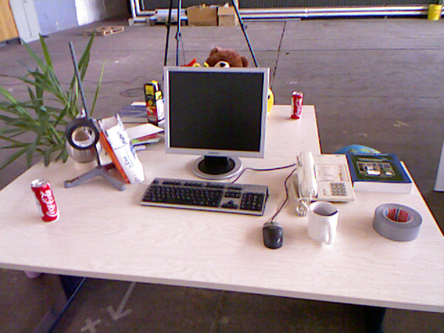
#> input picture 1.png, 444 x 333 px, shrunk from 640 x 480 before the run
$ jupyter execute --allow-errors odometry.ipynb
#> lines starting #> are read from the running program, lines starting #| are printed output that depends on the picture; long printed decimals are rounded
# Feature Matching Using FLANN Based Matcher
(TUM Dataset)

[cell 1]
import cv2
import numpy as np
import matplotlib.pyplot as plt

def extract_and_match_features(image_path1, image_path2):
    """
    Extract features using ORB and match them using FLANN. Display matched keypoints.

    Parameters:
        image_path1: Path to the first image.
        image_path2: Path to the second image.

    Returns:
        None
    """
#> called with image_path1 = '1.png', image_path2 = '2.png'
    # Load images
    img1 = cv2.imread(image_path1, cv2.IMREAD_COLOR)
#> img1 is the input picture: shape (333, 444, 3); mean B, G, R 133.9, 129.9, 146.3
    img2 = cv2.imread(image_path2, cv2.IMREAD_COLOR)
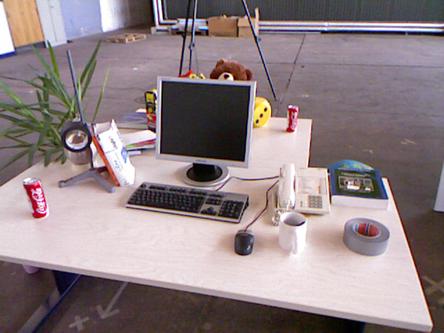
#> input picture 2.png, 444 x 333 px, shrunk from 640 x 480 before the run
#> img2 is the input picture: shape (333, 444, 3); mean B, G, R 133.1, 129.9, 144.4

    if img1 is None or img2 is None:
        print("Error loading images.")
        return

    # Convert images to grayscale
    gray1 = cv2.cvtColor(img1, cv2.COLOR_BGR2GRAY)
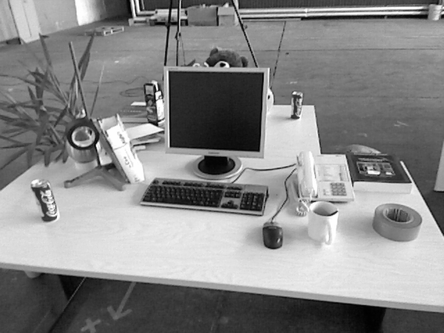
#> gray1: shape (333, 444); min 0, max 255, mean 135.2
    gray2 = cv2.cvtColor(img2, cv2.COLOR_BGR2GRAY)
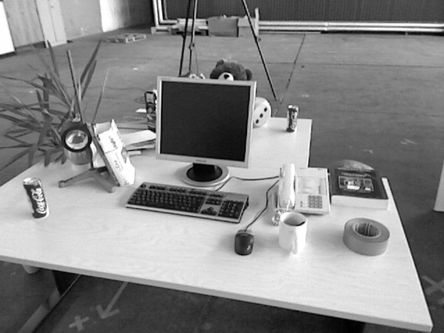
#> gray2: shape (333, 444); min 1, max 255, mean 134.6

    # Initialize ORB detector
    orb = cv2.ORB_create()

    # Detect and compute features
    keypoints1, descriptors1 = orb.detectAndCompute(gray1, None)
#> keypoints1 = 500 keypoints; strongest (x, y, size): (227, 63, 31), (223, 65, 31), (156, 88, 31), (159, 93, 31)
    keypoints2, descriptors2 = orb.detectAndCompute(gray2, None)
#> keypoints2 = 500 keypoints; strongest (x, y, size): (227, 76, 31), (230, 77, 37.2), (230, 74, 37.2), (231, 74, 31)

    # Use FLANN-based matcher
    index_params = dict(algorithm=6, table_number=6, key_size=12, multi_probe_level=1)
    search_params = dict(checks=50)
    flann = cv2.FlannBasedMatcher(index_params, search_params)

    # Match descriptors
    matches = flann.knnMatch(descriptors1, descriptors2, k=2)
#> matches = 500 matches

    # Apply Lowe's ratio test
    good_matches = []
    for m, n in matches:
        if m.distance < 0.7 * n.distance:
            good_matches.append(m)
#> after the loop, good_matches = 105 matches

    # Draw matches
    match_img = cv2.drawMatches(
        img1, keypoints1, img2, keypoints2, good_matches, None, flags=cv2.DrawMatchesFlags_NOT_DRAW_SINGLE_POINTS
    )
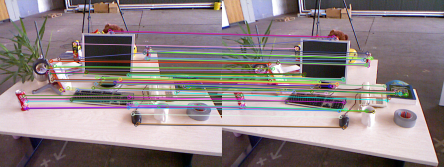
#> match_img: shape (333, 888, 3) (shown at 1/2 size); mean B, G, R 132.6, 130, 143.1

    # Convert the match image to RGB for matplotlib
    match_img = cv2.cvtColor(match_img, cv2.COLOR_BGR2RGB)

    # Display the image using matplotlib
    plt.figure(figsize=(10, 5))
    plt.imshow(match_img)
    plt.title(f"Feature Matches: {len(good_matches)}")
    plt.axis('off')
    plt.show()

# Example usage
extract_and_match_features("1.png", "2.png")

# Pose Estimation on two Static Images
(TUM Dataset)

[cell 2]
import cv2
import numpy as np
import matplotlib.pyplot as plt

def extract_and_match_features(image_path1, image_path2):
    """
    Extract features using ORB and match them using FLANN. Display matched keypoints.

    Parameters:
        image_path1: Path to the first image.
        image_path2: Path to the second image.

    Returns:
        keypoints1, keypoints2, good_matches: Keypoints and matches for pose estimation.
    """
    # Load images
    img1 = cv2.imread(image_path1, cv2.IMREAD_COLOR)
    img2 = cv2.imread(image_path2, cv2.IMREAD_COLOR)

    if img1 is None or img2 is None:
        print("Error loading images.")
        return None, None, None

    # Convert images to grayscale
    gray1 = cv2.cvtColor(img1, cv2.COLOR_BGR2GRAY)
    gray2 = cv2.cvtColor(img2, cv2.COLOR_BGR2GRAY)

    # Initialize ORB detector
    orb = cv2.ORB_create()

    # Detect and compute features
    keypoints1, descriptors1 = orb.detectAndCompute(gray1, None)
    keypoints2, descriptors2 = orb.detectAndCompute(gray2, None)

    # Use FLANN-based matcher
    index_params = dict(algorithm=6, table_number=6, key_size=12, multi_probe_level=1)
    search_params = dict(checks=50)
    flann = cv2.FlannBasedMatcher(index_params, search_params)

    # Match descriptors
    matches = flann.knnMatch(descriptors1, descriptors2, k=2)

    # Apply Lowe's ratio test
    good_matches = []
    for m, n in matches:
        if m.distance < 0.7 * n.distance:
            good_matches.append(m)

    # Draw matches
    match_img = cv2.drawMatches(
        img1, keypoints1, img2, keypoints2, good_matches, None, flags=cv2.DrawMatchesFlags_NOT_DRAW_SINGLE_POINTS
    )

    # Convert the match image to RGB for matplotlib
    match_img = cv2.cvtColor(match_img, cv2.COLOR_BGR2RGB)

    # Display the image using matplotlib
    plt.figure(figsize=(10, 5))
    plt.imshow(match_img)
    plt.title(f"Feature Matches: {len(good_matches)}")
    plt.axis('off')
    plt.show()

    return keypoints1, keypoints2, good_matches

def pose_estimation_2d2d(keypoints1, keypoints2, matches, K):
    """
    Estimates the pose between two images using the matched keypoints.

    Parameters:
        keypoints1, keypoints2: Keypoints from the two images.
        matches: Matches between the keypoints.
        K: Intrinsic camera matrix.

    Returns:
        R, t: Rotation and translation matrices.
    """
    # Convert keypoints to Point2f format
    points1 = np.float32([keypoints1[m.queryIdx].pt for m in matches])
    points2 = np.float32([keypoints2[m.trainIdx].pt for m in matches])

    # Compute the Essential matrix
    focal_length = K[0, 0]
    principal_point = (K[0, 2], K[1, 2])
    essential_matrix, _ = cv2.findEssentialMat(points1, points2, focal=focal_length, pp=principal_point)

    # Recover pose from the Essential matrix
    _, R, t, _ = cv2.recoverPose(essential_matrix, points1, points2, K)

    print(f"Essential Matrix:\n{essential_matrix}")
    print(f"Rotation Matrix:\n{R}")
    print(f"Translation Vector:\n{t}")

    return R, t

def main():
    # Paths to input images
    image_path1 = "1.png"
    image_path2 = "2.png"

    # Camera intrinsic matrix (example values, replace with actual calibration data)
    K = np.array([
        [520.9, 0, 325.1],
        [0, 521.0, 249.7],
        [0, 0, 1]
    ])

    # Extract features and match them
    keypoints1, keypoints2, good_matches = extract_and_match_features(image_path1, image_path2)
#> in extract_and_match_features, `matches = flann.knnMatch(descriptors1, descriptors2, k=2)`: matches = 500 matches
#> after the loop in extract_and_match_features, `for m, n in matches:`: good_matches = 103 matches
#> in extract_and_match_features, `match_img = cv2.drawMatches( img1, keypoints1, img2, keypoints2, good_..`:
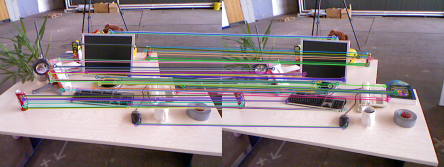
#> match_img: shape (333, 888, 3) (shown at 1/2 size); mean B, G, R 133.5, 129.3, 141.3
#> good_matches = 103 matches

    if keypoints1 is None or keypoints2 is None or good_matches is None:
        print("Feature extraction or matching failed.")
        return

    print(f"Number of good matches: {len(good_matches)}")
#| Number of good matches: 103

    # Estimate pose
    R, t = pose_estimation_2d2d(keypoints1, keypoints2, good_matches, K)
#> in pose_estimation_2d2d, `points1 = np.float32([keypoints1[m.queryIdx].pt for m in matches])`: points1 = 103 pairs, first value 40.8 to 387, second value 61.2 to 248.8
#> in pose_estimation_2d2d, `points2 = np.float32([keypoints2[m.trainIdx].pt for m in matches])`: points2 = 103 pairs, first value 32 to 368, second value 73.2 to 255.1
#> in pose_estimation_2d2d, `essential_matrix, _ = cv2.findEssentialMat(points1, points2, focal=foc..`: essential_matrix = [[-0.0251, -0.113, 0.0888], [0.228, 0.0236, -0.662], [-0.0432, 0.697, 0.0259]]
#> in pose_estimation_2d2d, `_, R, t, _ = cv2.recoverPose(essential_matrix, points1, points2, K)`: R = [[0.982, -0.0847, 0.17], [0.0753, 0.995, 0.0613], [-0.175, -0.0474, 0.983]]; t = [-0.979, -0.137, -0.154]
#| Essential Matrix:
#| [[-0.02514 -0.1128  0.08884]
#|  [ 0.2275  0.02359  -0.662]
#|  [-0.04325  0.6969  0.0259]]
#| Rotation Matrix:
#| [[ 0.9817 -0.08475  0.1703 ]
#|  [ 0.07528  0.9953  0.06133]
#|  [-0.1747 -0.0474  0.9835 ]]
#| Translation Vector:
#| [[-0.9785 ]
#|  [-0.1373]
#|  [-0.1537]]
#> t = [-0.979, -0.137, -0.154]

if __name__ == "__main__":
    main()

# Pose estimation on custom dataset

[cell 3]
import cv2
import numpy as np
import matplotlib.pyplot as plt

def extract_and_match_features(image_path1, image_path2):
    """
    Extract features using ORB and match them using FLANN. Display matched keypoints.

    Parameters:
        image_path1: Path to the first image.
        image_path2: Path to the second image.

    Returns:
        keypoints1, keypoints2, good_matches: Keypoints and matches for pose estimation.
    """
    # Load images
    img1 = cv2.imread(image_path1, cv2.IMREAD_COLOR)
    img2 = cv2.imread(image_path2, cv2.IMREAD_COLOR)

    if img1 is None or img2 is None:
        print("Error loading images.")
        return None, None, None

    # Convert images to grayscale
    gray1 = cv2.cvtColor(img1, cv2.COLOR_BGR2GRAY)
    gray2 = cv2.cvtColor(img2, cv2.COLOR_BGR2GRAY)

    # Initialize ORB detector
    orb = cv2.ORB_create()

    # Detect and compute features
    keypoints1, descriptors1 = orb.detectAndCompute(gray1, None)
    keypoints2, descriptors2 = orb.detectAndCompute(gray2, None)

    # Use FLANN-based matcher
    index_params = dict(algorithm=6, table_number=6, key_size=12, multi_probe_level=1)
    search_params = dict(checks=50)
    flann = cv2.FlannBasedMatcher(index_params, search_params)

    # Match descriptors
    matches = flann.knnMatch(descriptors1, descriptors2, k=2)

    # Apply Lowe's ratio test
    good_matches = []
    for m, n in matches:
        if m.distance < 0.7 * n.distance:
            good_matches.append(m)

    # Draw matches
    match_img = cv2.drawMatches(
        img1, keypoints1, img2, keypoints2, good_matches, None, flags=cv2.DrawMatchesFlags_NOT_DRAW_SINGLE_POINTS
    )

    # Convert the match image to RGB for matplotlib
    match_img = cv2.cvtColor(match_img, cv2.COLOR_BGR2RGB)

    # Display the image using matplotlib
    plt.figure(figsize=(10, 5))
    plt.imshow(match_img)
    plt.title(f"Feature Matches: {len(good_matches)}")
    plt.axis('off')
    plt.show()

    return keypoints1, keypoints2, good_matches

def pose_estimation_2d2d(keypoints1, keypoints2, matches, K):
    """
    Estimates the pose between two images using the matched keypoints.

    Parameters:
        keypoints1, keypoints2: Keypoints from the two images.
        matches: Matches between the keypoints.
        K: Intrinsic camera matrix.

    Returns:
        R, t: Rotation and translation matrices.
    """
    # Convert keypoints to Point2f format
    points1 = np.float32([keypoints1[m.queryIdx].pt for m in matches])
    points2 = np.float32([keypoints2[m.trainIdx].pt for m in matches])

    # Compute the Essential matrix
    focal_length = K[0, 0]
    principal_point = (K[0, 2], K[1, 2])
    essential_matrix, _ = cv2.findEssentialMat(points1, points2, focal=focal_length, pp=principal_point)

    # Recover pose from the Essential matrix
    _, R, t, _ = cv2.recoverPose(essential_matrix, points1, points2, K)

    print(f"Essential Matrix:\n{essential_matrix}")
    print(f"Rotation Matrix:\n{R}")
    print(f"Translation Vector:\n{t}")

    return R, t

def main():
    # Paths to input images
    image_path1 = "img1.jpg"
    image_path2 = "img2.jpg"

    # Camera intrinsic matrix (calibration data)
    K = np.array([
        [1003.107672, 0.000000, 325.584227],
        [0.000000, 1004.807912, 246.675649],
        [0.000000, 0.000000, 1.000000]
    ])

    # Distortion coefficients (not used in current pose estimation but available)
    distortion_coefficients = np.array([0.188663, 0.042106, 0.011154, 0.012947, 0.000000])

    # Extract features and match them
    keypoints1, keypoints2, good_matches = extract_and_match_features(image_path1, image_path2)
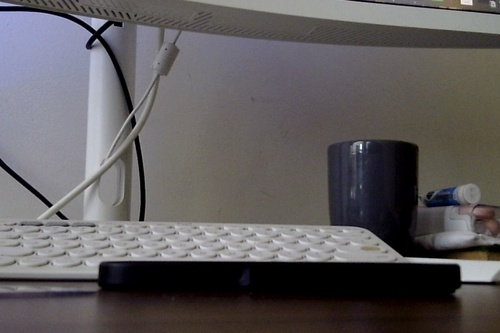
#> input picture img1.jpg, 500 x 333 px, shrunk from 720 x 480 before the run
#> in extract_and_match_features, img1 is the input picture: shape (333, 500, 3); mean B, G, R 93.4, 92.2, 95.6
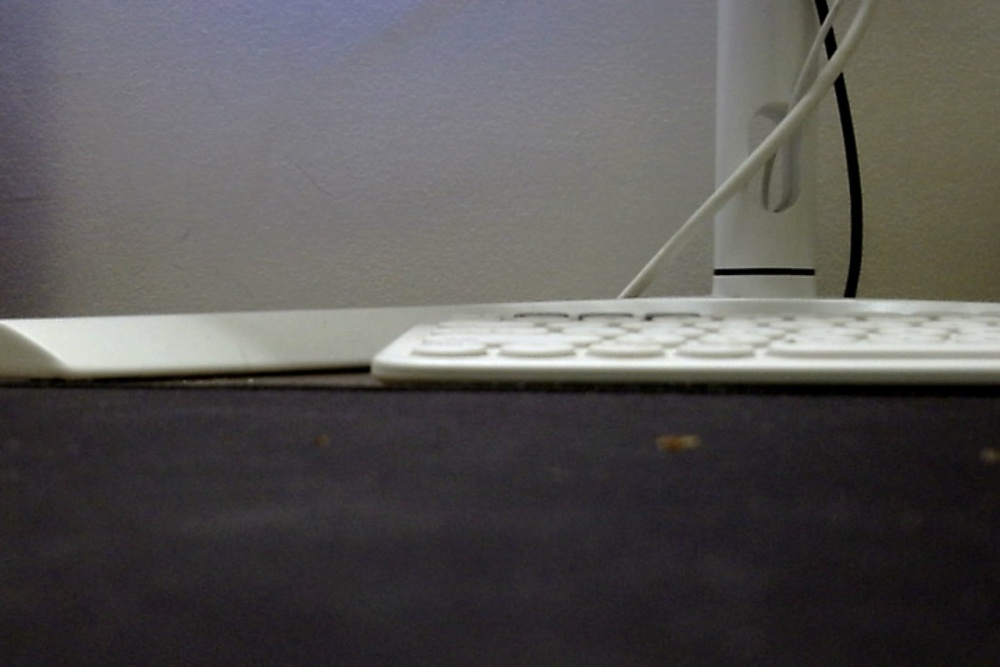
#> input picture img2.jpg, 1000 x 667 px, shrunk from 1440 x 960 before the run
#> in extract_and_match_features, img2 is the input picture: shape (667, 1000, 3); mean B, G, R 84.5, 85.5, 87.2
#> in extract_and_match_features, `gray1 = cv2.cvtColor(img1, cv2.COLOR_BGR2GRAY)`:
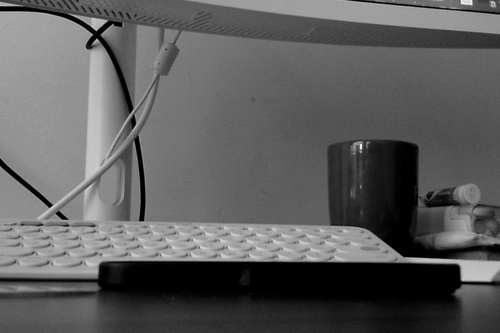
#> gray1: shape (333, 500); min 0, max 243, mean 93.3
#> in extract_and_match_features, `gray2 = cv2.cvtColor(img2, cv2.COLOR_BGR2GRAY)`:
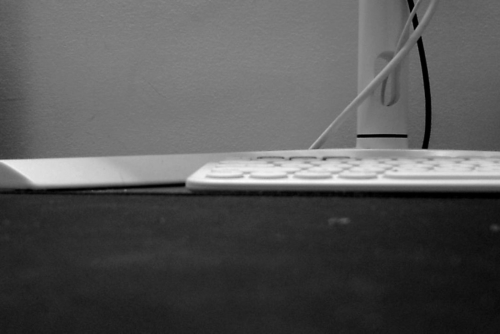
#> gray2: shape (667, 1000) (shown at 1/2 size); min 0, max 254, mean 85.9
#> in extract_and_match_features, `keypoints1, descriptors1 = orb.detectAndCompute(gray1, None)`: keypoints1 = 470 keypoints; strongest (x, y, size): (50, 206, 31), (50, 205, 37.2), (97, 40, 31), (91, 34, 31)
#> in extract_and_match_features, `keypoints2, descriptors2 = orb.detectAndCompute(gray2, None)`: keypoints2 = 395 keypoints; strongest (x, y, size): (851, 294, 77.1), (848, 293, 92.6), (849, 290, 111.1), (846, 294, 77.1)
#> in extract_and_match_features, `matches = flann.knnMatch(descriptors1, descriptors2, k=2)`: matches = 470 matches
#> after the loop in extract_and_match_features, `for m, n in matches:`: good_matches = 3 matches
#> in extract_and_match_features, `match_img = cv2.drawMatches( img1, keypoints1, img2, keypoints2, good_..`:
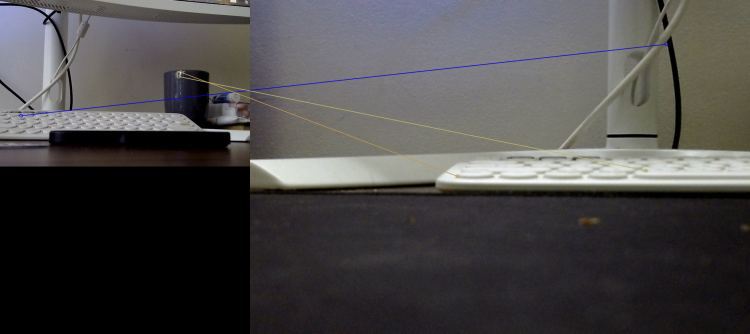
#> match_img: shape (667, 1500, 3) (shown at 1/2 size); mean B, G, R 72.1, 72.3, 74
#> good_matches = 3 matches

    if keypoints1 is None or keypoints2 is None or good_matches is None:
        print("Feature extraction or matching failed.")
        return

    print(f"Number of good matches: {len(good_matches)}")
#| Number of good matches: 3

    # Estimate pose
    R, t = pose_estimation_2d2d(keypoints1, keypoints2, good_matches, K)
#> in pose_estimation_2d2d, `points1 = np.float32([keypoints1[m.queryIdx].pt for m in matches])`: points1 = [[42, 231], [361.2, 144], [357.1, 152.6]]
#> in pose_estimation_2d2d, `points2 = np.float32([keypoints2[m.trainIdx].pt for m in matches])`: points2 = [[832, 88], [415.1, 352.3], [791.3, 340.9]]

#> (the rest of this cell did not finish here and is left out)

# Current Error with ORB %

[cell 4]
import numpy as np

# Rotation Matrix for 25 degrees (from earlier calculation)
R_calculated = np.array([
    [0.9063, 0.4226, 0],
    [-0.4226, 0.9063, 0],
    [0, 0, 1]
])

# Visual Odometry Rotation Matrix
R_vo = np.array([
    [0.90659263, 0.06263734, 0.41733243],
    [-0.05283586, 0.99798932, -0.03500998],
    [-0.41868624, 0.00968967, 0.90807926]
])

# Calculated Translation Vector (for 5 cm right)
t_calculated = np.array([1, 0, 0])

# Visual Odometry Translation Vector
t_vo = np.array([-0.34526305, -0.07604493, -0.93542001]).reshape(3)

# Compute Frobenius Norm for Rotation Matrices
rotation_error = np.linalg.norm(R_calculated - R_vo, ord='fro')
rotation_magnitude = np.linalg.norm(R_calculated, ord='fro')
rotation_error_percentage = (rotation_error / rotation_magnitude) * 100

# Compute Euclidean Norm for Translation Vectors
translation_error = np.linalg.norm(t_calculated - t_vo)
translation_magnitude = np.linalg.norm(t_calculated)
translation_error_percentage = (translation_error / translation_magnitude) * 100

# Print Results
print(f"Rotation Matrix Error Percentage: {rotation_error_percentage:.2f}%")
print(f"Translation Vector Error Percentage: {translation_error_percentage:.2f}%")

# Custom Data using SIFT

[cell 5]
import cv2
import numpy as np
import matplotlib.pyplot as plt

def extract_and_match_features(image_path1, image_path2):
    """
    Extract features using SIFT and match them using FLANN. Display matched keypoints.

    Parameters:
        image_path1: Path to the first image.
        image_path2: Path to the second image.

    Returns:
        keypoints1, keypoints2, good_matches: Keypoints and matches for pose estimation.
    """
    # Load images
    img1 = cv2.imread(image_path1, cv2.IMREAD_COLOR)
    img2 = cv2.imread(image_path2, cv2.IMREAD_COLOR)

    if img1 is None or img2 is None:
        print("Error loading images.")
        return None, None, None

    # Convert images to grayscale
    gray1 = cv2.cvtColor(img1, cv2.COLOR_BGR2GRAY)
    gray2 = cv2.cvtColor(img2, cv2.COLOR_BGR2GRAY)

    # Initialize SIFT detector
    sift = cv2.SIFT_create()

    # Detect and compute features
    keypoints1, descriptors1 = sift.detectAndCompute(gray1, None)
    keypoints2, descriptors2 = sift.detectAndCompute(gray2, None)

    # Use FLANN-based matcher with parameters suitable for SIFT
    index_params = dict(algorithm=1, trees=5)  # Using KDTree
    search_params = dict(checks=50)
    flann = cv2.FlannBasedMatcher(index_params, search_params)

    # Match descriptors
    matches = flann.knnMatch(descriptors1, descriptors2, k=2)

    # Apply Lowe's ratio test
    good_matches = []
    for m, n in matches:
        if m.distance < 0.7 * n.distance:
            good_matches.append(m)

    # Draw matches
    match_img = cv2.drawMatches(
        img1, keypoints1, img2, keypoints2, good_matches, None, flags=cv2.DrawMatchesFlags_NOT_DRAW_SINGLE_POINTS
    )

    # Convert the match image to RGB for matplotlib
    match_img = cv2.cvtColor(match_img, cv2.COLOR_BGR2RGB)

    # Display the image using matplotlib
    plt.figure(figsize=(10, 5))
    plt.imshow(match_img)
    plt.title(f"Feature Matches: {len(good_matches)}")
    plt.axis('off')
    plt.show()

    return keypoints1, keypoints2, good_matches

def pose_estimation_2d2d(keypoints1, keypoints2, matches, K):
    """
    Estimates the pose between two images using the matched keypoints.

    Parameters:
        keypoints1, keypoints2: Keypoints from the two images.
        matches: Matches between the keypoints.
        K: Intrinsic camera matrix.

    Returns:
        R, t: Rotation and translation matrices.
    """
    # Convert keypoints to Point2f format
    points1 = np.float32([keypoints1[m.queryIdx].pt for m in matches])
    points2 = np.float32([keypoints2[m.trainIdx].pt for m in matches])

    # Compute the Essential matrix
    focal_length = K[0, 0]
    principal_point = (K[0, 2], K[1, 2])
    essential_matrix, _ = cv2.findEssentialMat(points1, points2, focal=focal_length, pp=principal_point)

    # Recover pose from the Essential matrix
    _, R, t, _ = cv2.recoverPose(essential_matrix, points1, points2, K)

    print(f"Essential Matrix:\n{essential_matrix}")
    print(f"Rotation Matrix:\n{R}")
    print(f"Translation Vector:\n{t}")

    return R, t

def main():
    # Paths to input images
    image_path1 = "img1.jpg"
    image_path2 = "img2.jpg"

    # Camera intrinsic matrix (calibration data)
    K = np.array([
        [1003.107672, 0.000000, 325.584227],
        [0.000000, 1004.807912, 246.675649],
        [0.000000, 0.000000, 1.000000]
    ])

    # Extract features and match them
    keypoints1, keypoints2, good_matches = extract_and_match_features(image_path1, image_path2)
#> in extract_and_match_features, `keypoints1, descriptors1 = sift.detectAndCompute(gray1, None)`: keypoints1 = 405 keypoints; strongest (x, y, size): (49, 205, 3.5), (473, 270, 17.2), (96, 23, 7.5), (97, 40, 2.7)
#> in extract_and_match_features, `keypoints2, descriptors2 = sift.detectAndCompute(gray2, None)`: keypoints2 = 198 keypoints; strongest (x, y, size): (76, 343, 45.7), (719, 272, 5.1), (850, 292, 9.6), (649, 318, 5.6)
#> in extract_and_match_features, `matches = flann.knnMatch(descriptors1, descriptors2, k=2)`: matches = 405 matches
#> after the loop in extract_and_match_features, `for m, n in matches:`: good_matches = 3 matches
#> good_matches = 3 matches

    if keypoints1 is None or keypoints2 is None or good_matches is None:
        print("Feature extraction or matching failed.")
        return

    print(f"Number of good matches: {len(good_matches)}")
#| Number of good matches: 3

    # Estimate pose
    R, t = pose_estimation_2d2d(keypoints1, keypoints2, good_matches, K)
#> in pose_estimation_2d2d, `points1 = np.float32([keypoints1[m.queryIdx].pt for m in matches])`: points1 = [[128.6, 104.7], [136.6, 140], [443.6, 193.3]]
#> in pose_estimation_2d2d, `points2 = np.float32([keypoints2[m.trainIdx].pt for m in matches])`: points2 = [[565.4, 315.5], [839.4, 84.55], [714.6, 324.6]]

#> (the rest of this cell did not finish here and is left out)
